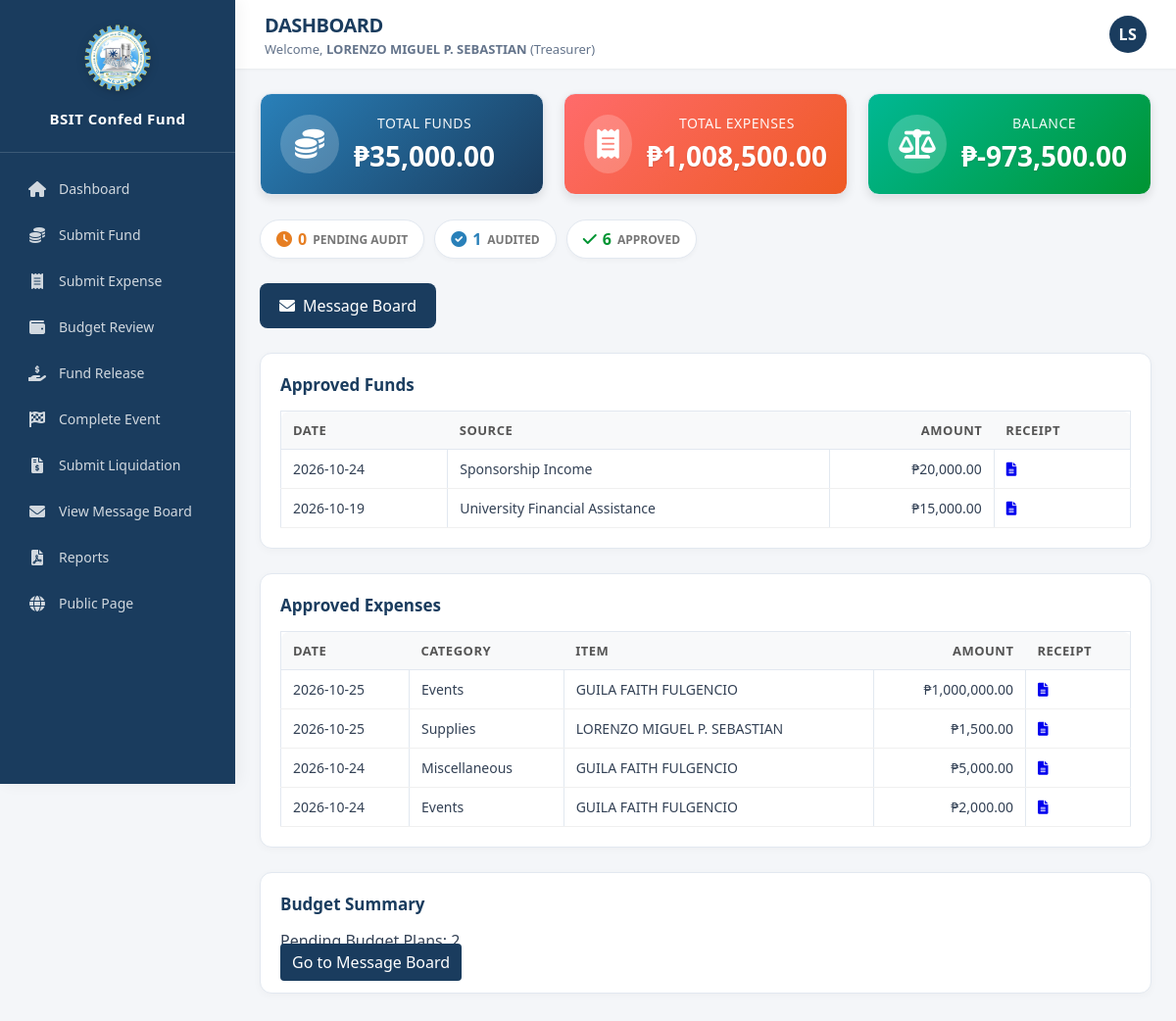
/admin/officer/dashboard_viewer.php (signed in), run on the app's committed database.
### tables this page shows
CREATE TABLE `settings` (
  `id` int(11) NOT NULL DEFAULT 1,
  `org_name` varchar(100) NOT NULL DEFAULT 'BSIT Confederation',
  `org_short_name` varchar(50) NOT NULL DEFAULT 'BSIT Confed Fund',
  `logo_path` varchar(255) NOT NULL DEFAULT 'assets/images/logo.png.webp',
  `primary_color` varchar(7) NOT NULL DEFAULT '#1a3c5e',
  `recovery_key` varchar(100) NOT NULL DEFAULT 'BSIT-ADMIN-2026'
);

CREATE TABLE `funds` (
  `id` int(11) NOT NULL,
  `amount` decimal(10,2) NOT NULL,
  `source` varchar(255) NOT NULL,
  `description` text DEFAULT NULL,
  `receipt_path` varchar(255) DEFAULT NULL,
  `fund_date` date NOT NULL,
  `school_year` varchar(20) DEFAULT NULL,
  `event` varchar(100) DEFAULT NULL,
  `officer_id` int(11) NOT NULL,
  `status` enum('pending_audit','audited','mayor_approved','approved','denied') NOT NULL DEFAULT 'pending_audit',
  `reviewed_by` int(11) DEFAULT NULL,
  `audited_by` int(11) DEFAULT NULL,
  `mayor_approved_by` int(11) DEFAULT NULL,
  `reviewed_at` datetime DEFAULT NULL,
  `audited_at` datetime DEFAULT NULL,
  `mayor_approved_at` datetime DEFAULT NULL,
  `review_comment` text DEFAULT NULL,
  `audit_comment` text DEFAULT NULL,
  `mayor_comment` text DEFAULT NULL,
  `created_at` datetime DEFAULT current_timestamp(),
  `updated_at` datetime DEFAULT NULL ON UPDATE current_timestamp()
);

CREATE TABLE `expenses` (
  `id` int(11) NOT NULL,
  `amount` decimal(10,2) NOT NULL,
  `category_id` int(11) NOT NULL,
  `payee` varchar(255) NOT NULL,
  `description` text DEFAULT NULL,
  `expense_date` date NOT NULL,
  `school_year` varchar(20) DEFAULT NULL,
  `event` varchar(100) DEFAULT NULL,
  `event_id` int(11) DEFAULT NULL,
  `budget_id` int(11) DEFAULT NULL,
  `fund_source` varchar(100) DEFAULT NULL,
  `receipt_path` varchar(255) DEFAULT NULL,
  `officer_id` int(11) NOT NULL,
  `status` enum('pending_audit','audited','mayor_approved','approved','denied') NOT NULL DEFAULT 'pending_audit',
  `reviewed_by` int(11) DEFAULT NULL,
  `audited_by` int(11) DEFAULT NULL,
  `mayor_approved_by` int(11) DEFAULT NULL,
  `reviewed_at` datetime DEFAULT NULL,
  `audited_at` datetime DEFAULT NULL,
  `mayor_approved_at` datetime DEFAULT NULL,
  `review_comment` text DEFAULT NULL,
  `audit_comment` text DEFAULT NULL,
  `mayor_comment` text DEFAULT NULL,
  `created_at` datetime DEFAULT current_timestamp(),
  `updated_at` datetime DEFAULT NULL ON UPDATE current_timestamp()
);

CREATE TABLE `categories` (
  `id` int(11) NOT NULL,
  `name` varchar(100) NOT NULL,
  `description` text DEFAULT NULL,
  `created_at` datetime DEFAULT current_timestamp(),
  `status` enum('pending','approved','denied') NOT NULL DEFAULT 'approved',
  `created_by` int(11) DEFAULT NULL,
  `reviewed_by` int(11) DEFAULT NULL,
  `reviewed_at` datetime DEFAULT NULL,
  `review_comment` text DEFAULT NULL
);

### admin/officer/dashboard_viewer.php (the view, shortened to what this page needs)
<?php
require_once '../../includes/auth.php';
require_once '../../includes/functions.php';
$summary = getFinancialSummary($pdo);
$pendingAuditFunds = $pdo->query("SELECT COUNT(*) FROM funds WHERE status='pending_audit'")->fetchColumn();
$pendingAuditExp = $pdo->query("SELECT COUNT(*) FROM expenses WHERE status='pending_audit'")->fetchColumn();
$pendingAudit = $pendingAuditFunds + $pendingAuditExp;
$auditedFunds = $pdo->query("SELECT COUNT(*) FROM funds WHERE status='audited'")->fetchColumn();
$auditedExp = $pdo->query("SELECT COUNT(*) FROM expenses WHERE status='audited'")->fetchColumn();
$auditedTotal = $auditedFunds + $auditedExp;
$approvedFundsCount = $pdo->query("SELECT COUNT(*) FROM funds WHERE status='approved'")->fetchColumn();
$approvedExpCount = $pdo->query("SELECT COUNT(*) FROM expenses WHERE status='approved'")->fetchColumn();
$approvedTotal = $approvedFundsCount + $approvedExpCount;
$approvedFunds = $pdo->query("SELECT f.*, o.name AS officer_name, o.position FROM funds f JOIN officers o ON f.officer_id=o.id WHERE f.status='approved' ORDER BY f.created_at DESC LIMIT 5")->fetchAll();
$approvedExpenses = $pdo->query("SELECT e.*, c.name AS category_name, o.name AS officer_name, o.position FROM expenses e JOIN categories c ON e.category_id=c.id JOIN officers o ON e.officer_id=o.id WHERE e.status='approved' ORDER BY e.created_at DESC LIMIT 5")->fetchAll();
$pendingBudgets = $pdo->query("SELECT COUNT(*) FROM event_budgets WHERE status='pending_treasurer_review'")->fetchColumn();
?>
<!DOCTYPE html>
<html>
<head>
    <link rel="stylesheet" href="../../assets/css/officer.css">
    <link rel="stylesheet" href="https://cdnjs.cloudflare.com/ajax/libs/font-awesome/6.0.0-beta3/css/all.min.css">
</head>
<body>
<?php include $_SERVER['DOCUMENT_ROOT'] . '/bsit-fund-system-v2/includes/sidebar.php'; ?>
<div class="main-area">
    <?php
    $pageSubtitle = 'Welcome, <strong>' . htmlspecialchars($_SESSION['officer_name']) . '</strong> (' . htmlspecialchars($_SESSION['officer_position']) . ')';
    include $_SERVER['DOCUMENT_ROOT'] . '/bsit-fund-system-v2/includes/topbar.php';
    ?>
    <div class="content">
        <div class="summary-cards">
            <div class="summary-card funds">
                <div class="icon"><i class="fas fa-coins"></i></div>
                <div class="details">
                    <h4>Total Funds</h4>
                    <div class="amount">₱<?= number_format($summary['total_funds'], 2) ?></div>
                </div>
            </div>
            <div class="summary-card expenses">
                <div class="icon"><i class="fas fa-receipt"></i></div>
                <div class="details">
                    <h4>Total Expenses</h4>
                    <div class="amount">₱<?= number_format($summary['total_expenses'], 2) ?></div>
                </div>
            </div>
            <div class="summary-card balance">
                <div class="icon"><i class="fas fa-balance-scale"></i></div>
                <div class="details">
                    <h4>Balance</h4>
                    <div class="amount">₱<?= number_format($summary['balance'], 2) ?></div>
                </div>
            </div>
        </div>
        <div id="overview" class="dash-section">
            <div class="stat-badges">
                <div class="stat-badge pending">
                    <i class="fas fa-clock stat-icon"></i>
                    <span class="stat-number"><?= $pendingAudit ?></span>
                    <span class="stat-label">Pending Audit</span>
                </div>
                <div class="stat-badge audited">
                    <i class="fas fa-check-circle stat-icon"></i>
                    <span class="stat-number"><?= $auditedTotal ?></span>
                    <span class="stat-label">Audited</span>
                </div>
                <div class="stat-badge approved">
                    <i class="fas fa-check stat-icon"></i>
                    <span class="stat-number"><?= $approvedTotal ?></span>
                    <span class="stat-label">Approved</span>
                </div>
            </div>
            <div class="quick-actions">
                <a href="view_message_board.php"><i class="fas fa-envelope"></i> Message Board</a>
            </div>
        </div>
        <div id="funds" class="dash-section">
            <div class="card">
                <h3>Approved Funds</h3>
                <table>
                    <tr><th>Date</th><th>Source</th><th class="amount">Amount</th><th>Receipt</th></tr>
                    <?php foreach ($approvedFunds as $f): ?>
                    <tr>
                        <td><?= date('Y-m-d', strtotime($f['created_at'])) ?></td>
                        <td><?= htmlspecialchars($f['source']) ?></td>
                        <td class="amount">₱<?= number_format($f['amount'], 2) ?></td>
                        <td><?php if (!empty($f['receipt_path'])): foreach(explode(',', $f['receipt_path']) as $rec): ?><a href="../../<?=trim($rec)?>" target="_blank"><i class="fas fa-file-alt"></i></a><?php endforeach; else: ?>—<?php endif; ?></td>
                    </tr>
                    <?php endforeach; ?>
                </table>
            </div>
        </div>
        <div id="expenses" class="dash-section">
            <div class="card">
                <h3>Approved Expenses</h3>
                <table>
                    <tr><th>Date</th><th>Category</th><th>Item</th><th class="amount">Amount</th><th>Receipt</th></tr>
                    <?php foreach ($approvedExpenses as $e): ?>
                    <tr>
                        <td><?= date('Y-m-d', strtotime($e['created_at'])) ?></td>
                        <td><?= htmlspecialchars($e['category_name']) ?></td>
                        <td><?= htmlspecialchars($e['payee']) ?></td>
                        <td class="amount">₱<?= number_format($e['amount'], 2) ?></td>
                        <td><?php if (!empty($e['receipt_path'])): foreach(explode(',', $e['receipt_path']) as $rec): ?><a href="../../<?=trim($rec)?>" target="_blank"><i class="fas fa-file-alt"></i></a><?php endforeach; else: ?>—<?php endif; ?></td>
                    </tr>
                    <?php endforeach; ?>
                </table>
            </div>
        </div>
        <div id="budgets" class="dash-section">
            <div class="card">
                <h3>Budget Summary</h3>
                <p>Pending Budget Plans: <?= $pendingBudgets ?></p>
                <a href="view_message_board.php" class="btn-sm" style="background:#1a3c5e;color:white;padding:8px 12px;border-radius:4px;text-decoration:none;">Go to Message Board</a>
            </div>
        </div>
    </div>
</div>
</body>
</html>

### includes/sidebar.php (shortened to what this page needs)
<?php
require_once __DIR__ . '/functions.php';
$base = '/bsit-fund-system-v2';
$isAdviser = isset($_SESSION['adviser_id']);
$position = $_SESSION['officer_position'] ?? '';
$sysSettings = getSettings($pdo);
$sysLogo = $base . '/' . ltrim($sysSettings['logo_path'], '/');
$sysName = $sysSettings['org_short_name'] ?? 'BSIT Confed Fund';
?>
<div class="sidebar" id="appSidebar">
    <div class="logo">
        <img src="<?= $sysLogo ?>" alt="Logo">
        <span><?= htmlspecialchars($sysName) ?></span>
    </div>
    <div class="nav-menu">
        <?php if ($isAdviser): ?>
            <a href="<?= $base ?>/admin/adviser/dashboard.php"><i class="fas fa-home"></i> Dashboard</a>
            <a href="<?= $base ?>/admin/adviser/review.php"><i class="fas fa-check-circle"></i> Review</a>
            <a href="<?= $base ?>/admin/adviser/budget_approvals.php"><i class="fas fa-wallet"></i> Budget Approvals</a>
            <a href="<?= $base ?>/admin/adviser/final_approval.php"><i class="fas fa-file-signature"></i> Final Approval</a>
            <a href="<?= $base ?>/admin/adviser/inquiries.php"><i class="fas fa-comments"></i> Inquiries</a>
            <a href="<?= $base ?>/admin/adviser/manage_accounts.php"><i class="fas fa-users-cog"></i> Manage Accounts</a>
            <a href="<?= $base ?>/admin/adviser/config_approvals.php"><i class="fas fa-check-double"></i> Configuration Approvals</a>
            <a href="<?= $base ?>/admin/download_report.php"><i class="fas fa-file-pdf"></i> Reports</a>
            <a href="<?= $base ?>/admin/adviser/customization.php"><i class="fas fa-palette"></i> Customization</a>
        <?php elseif ($position === 'Treasurer'): ?>
            <a href="<?= $base ?>/admin/officer/dashboard.php"><i class="fas fa-home"></i> Dashboard</a>
            <a href="<?= $base ?>/admin/officer/submit_fund.php"><i class="fas fa-coins"></i> Submit Fund</a>
            <a href="<?= $base ?>/admin/officer/submit_expense.php"><i class="fas fa-receipt"></i> Submit Expense</a>
            <a href="<?= $base ?>/admin/officer/review_budgets.php"><i class="fas fa-wallet"></i> Budget Review</a>
            <a href="<?= $base ?>/admin/officer/release_funds.php"><i class="fas fa-hand-holding-usd"></i> Fund Release</a>
            <a href="<?= $base ?>/admin/officer/complete_event.php"><i class="fas fa-flag-checkered"></i> Complete Event</a>
            <a href="<?= $base ?>/admin/officer/submit_liquidation.php"><i class="fas fa-file-invoice-dollar"></i> Submit Liquidation</a>
            <a href="<?= $base ?>/admin/officer/view_message_board.php"><i class="fas fa-envelope"></i> View Message Board</a>
            <a href="<?= $base ?>/admin/download_report.php"><i class="fas fa-file-pdf"></i> Reports</a>
        <?php endif; ?>
        <a href="<?= $base ?>/public/index.php"><i class="fas fa-globe"></i> Public Page</a>
    </div>
</div>

### data on the page
settings: logo_path (picture), org_short_name "BSIT Confed Fund"
funds: created_at "2026-10-24", source "Sponsorship Income", amount "20,000.00"
funds: created_at "2026-10-19", source "University Financial Assistance", amount "15,000.00"
expenses: created_at "2026-10-25", category.name "Events", payee "GUILA FAITH FULGENCIO", amount "1,000,000.00"
expenses: created_at "2026-10-25", category.name "Supplies", payee "LORENZO MIGUEL P. SEBASTIAN", amount "1,500.00"
expenses: created_at "2026-10-24", category.name "Miscellaneous", payee "GUILA FAITH FULGENCIO", amount "5,000.00"
expenses: created_at "2026-10-24", category.name "Events", payee "GUILA FAITH FULGENCIO", amount "2,000.00"

### other printed values
$pageTitle "DASHBOARD"
$_SESSION['officer_name'] "LORENZO MIGUEL P. SEBASTIAN"
$_SESSION['officer_position'] "Treasurer"
$initials "LS"
$summary['total_funds'] "35,000.00"
$summary['total_expenses'] "1,008,500.00"
$summary['balance'] "-973,500.00"
$pendingAudit "0"
$auditedTotal "1"
$approvedTotal "6"
$pendingBudgets "2"
